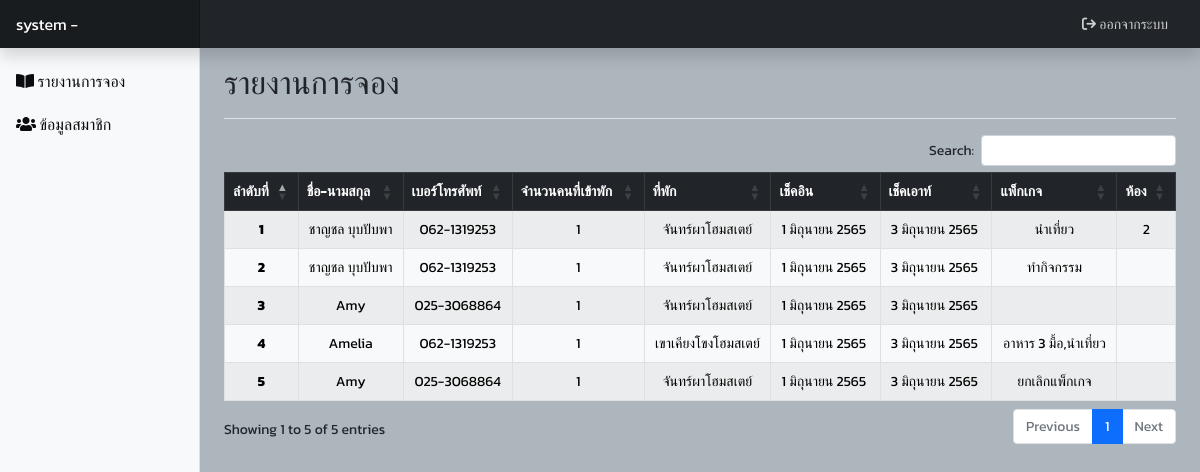
The app's page /admin/booking_report.php (signed in) with its own data.
### tables this page shows
CREATE TABLE `tb_booking` (
  `b_id` int(10) NOT NULL COMMENT 'ไอดีผู้จอง',
  `status` enum('ชำระแล้ว','ยังไม่ชำระ','ยกเลิก') NOT NULL DEFAULT 'ยังไม่ชำระ' COMMENT 'สถานะ',
  `note` varchar(200) NOT NULL COMMENT 'หมายเหตุ',
  `name` varchar(50) NOT NULL COMMENT 'ชื่อ',
  `phone` text NOT NULL COMMENT 'เบอร์โทรศัพท์',
  `guest` int(30) NOT NULL COMMENT 'จำนวนคนที่เข้าพัก',
  `home` varchar(50) NOT NULL COMMENT 'ที่พัก',
  `checkin` date NOT NULL COMMENT 'เช็คอิน',
  `checkout` date NOT NULL COMMENT 'เช็คเอาท์',
  `package` varchar(50) DEFAULT NULL COMMENT 'แพ็กเกจ',
  `room` varchar(10) NOT NULL COMMENT 'ห้อง'
);

### includes/date.php (called while the page is built, shortened)
<?php
function thai_date($bbb)
{
	$y3 = substr($bbb, 0, 4);
	$m2 = substr($bbb, 5, 2);
	$d2 = substr($bbb, 8, 2);
	$y4 = $y3 + "543";
	if ($m2 == "06") {
		$m2 = "มิถุนายน";
	}
	if ($d2 == "01") {
		$d2 = "1";
	}
	if ($d2 == "03") {
		$d2 = "3";
	}
	if ($bbb == "") {
		return "";
	} else {
		return $d2 . "&nbsp;" . $m2 . "&nbsp;" . $y4 . "&nbsp";
	}
}
?>

### admin/booking_report.php (the view, shortened to what this page needs)
<?php
require_once('../connection/connect.php');
include('../includes/date.php');
if ($_SESSION["a_level"] == "system") {
    $sql = "SELECT * FROM tb_booking ";
} else {
    $sql = "SELECT * FROM tb_booking WHERE home =  '" . $_SESSION["a_home"] . "'  ";
}
$num = 1;
$query = mysqli_query($condb, $sql);
?>
<!DOCTYPE html>
<html lang="en">
<head>
    <link rel="stylesheet" href="../assets/css/bootstrap.min.css">
    <link rel="stylesheet" href="assets/dashboard.css">
    <link rel="stylesheet" href="<link rel="stylesheet" href="https://cdnjs.cloudflare.com/ajax/libs/font-awesome/5.15.4/css/all.min.css" />
    <link rel="stylesheet" href="https://cdn.datatables.net/1.12.0/css/dataTables.bootstrap5.min.css">
</head>
<body>
    <?php include('includes/header.php'); ?>
    <div class="container-fluid">
        <div class="row">
            <?php include('includes/sidebarMenu.php'); ?>
            <main class="col-md-9 ms-sm-auto col-lg-10 px-md-4">
                <div class="d-flex justify-content-between flex-wrap flex-md-nowrap align-items-center pt-3 pb-2 mb-3 border-bottom">
                    <h1 class="h2">รายงานการจอง</h1>
                </div>
                <table class="table table-bordered table-hover table-striped" id="example">
                    <thead class="thead" >
                        <tr class="table-dark tr" align="center">
                            <th class="th"scope="col">ลำดับที่</th>
                            <th class="th" scope="col">ชื่อ-นามสกุล</th>
                            <th class="th" scope="col">เบอร์โทรศัพท์</th>
                            <th class="th" scope="col">จำนวนคนที่เข้าพัก</th>
                            <th class="th" scope="col">ที่พัก</th>
                            <th class="th" scope="col">เช็คอิน</th>
                            <th class="th" scope="col">เช็คเอาท์</th>
                            <th class="th" scope="col">แพ็กเกจ</th>
                            <th class="th" scope="col">ห้อง</th>
                        </tr>
                    </thead>
                    <tbody class="tbody">
                        <?php
                        while ($result = mysqli_fetch_array($query)) {
                        ?>
                            <tr class="table-light tr" align="center">
                                <th class="th" scope="row"><?php echo $num++; ?></th>
                                <td class="td"><?php echo $result['name']; ?></td>
                                <td class="td"><?php echo $result['phone']; ?></td>
                                <td class="td"><?php echo $result['guest']; ?></td>
                                <td class="td"><?php echo $result['home']; ?></td>
                                <td class="td"><?php echo thai_date($result['checkin']); ?></td>
                                <td class="td"><?php echo thai_date($result['checkout']);  ?></td>
                                <td class="td"><?php echo $result['package']; ?></td>
                                <td class="td"><?php echo $result['room']; ?></td>
                            </tr>
                        <?php
                        }
                        ?>
                    </tbody>
                </table>
            </main>
        </div>
    </div>
</body>
</html>

### admin/includes/header.php (shortened to what this page needs)
<link rel="stylesheet" href="https://cdnjs.cloudflare.com/ajax/libs/font-awesome/6.1.1/css/all.min.css" />
<header class="navbar navbar-dark sticky-top bg-dark flex-md-nowrap p-0 shadow">
  <a class="navbar-brand col-md-3 col-lg-2 me-0 px-3"><?php echo $_SESSION["a_level"]; ?> <?php echo $_SESSION["a_home"]; ?></a>
  <ul class="navbar-nav px-3">
    <li class="nav-item-1 text-nowrap">
      <a  class="nav-link-1" href="../logout.php"><i class="fa-solid fa-arrow-right-from-bracket "></i> ออกจากระบบ</a>
    </li>
  </ul>
</header>

### admin/includes/sidebarMenu.php (shortened to what this page needs)
<link rel="stylesheet"  href="https://cdnjs.cloudflare.com/ajax/libs/font-awesome/5.15.4/css/all.min.css" />
<nav  id="sidebarMenu" class="col-md-3 col-lg-2 d-md-block bg-light sidebar collapse">
  <div class="position-sticky pt-3">
    <ul class="nav flex-column">
      <li class="nav-item">
        <a class="nav-link" href="booking_report.php">
          <h6><i class="fas fa-book-open"></i> รายงานการจอง</h6>
        </a>
      </li>
      <li class="nav-item">
        <a class="nav-link" href="admin.php">
          <h6><i class="fas fa-users"></i> ข้อมูลสมาชิก</h6>
        </a>
      </li>
    </ul>
  </div>
</nav>

### admin/assets/dashboard.css (style rules this page uses)
body { font-size: .875rem; }
.sidebar { position: fixed; top: 0; bottom: 0; left: 0; z-index: 100; padding: 48px 0 0; box-shadow: inset -1px 0 0 rgba(0, 0, 0, .1); }
.navbar-brand { padding-top: .75rem; padding-bottom: .75rem; font-size: 1rem; background-color: rgba(0, 0, 0, .25); box-shadow: inset -1px 0 0 rgba(0, 0, 0, .25); }

### records on screen
tb_booking: name "ชาญชล บุบปับพา", phone "062-1319253", guest "1", home "จันทร์ผาโฮมสเตย์", checkin "1 มิถุนายน 2565", checkout "3 มิถุนายน 2565", package "นำเที่ยว", room "2"
tb_booking: name "ชาญชล บุบปับพา", phone "062-1319253", guest "1", home "จันทร์ผาโฮมสเตย์", checkin "1 มิถุนายน 2565", checkout "3 มิถุนายน 2565", package "ทำกิจกรรม"
tb_booking: name "Amy", phone "025-3068864", guest "1", home "จันทร์ผาโฮมสเตย์", checkin "1 มิถุนายน 2565", checkout "3 มิถุนายน 2565"
tb_booking: name "Amelia", phone "062-1319253", guest "1", home "เขาเคียงโขงโฮมสเตย์", checkin "1 มิถุนายน 2565", checkout "3 มิถุนายน 2565", package "อาหาร 3 มื้อ,นำเที่ยว"
tb_booking: name "Amy", phone "025-3068864", guest "1", home "จันทร์ผาโฮมสเตย์", checkin "1 มิถุนายน 2565", checkout "3 มิถุนายน 2565", package "ยกเลิกแพ็กเกจ"

### other values on screen
$_SESSION["a_level"] "system"
$_SESSION["a_home"] "-"
